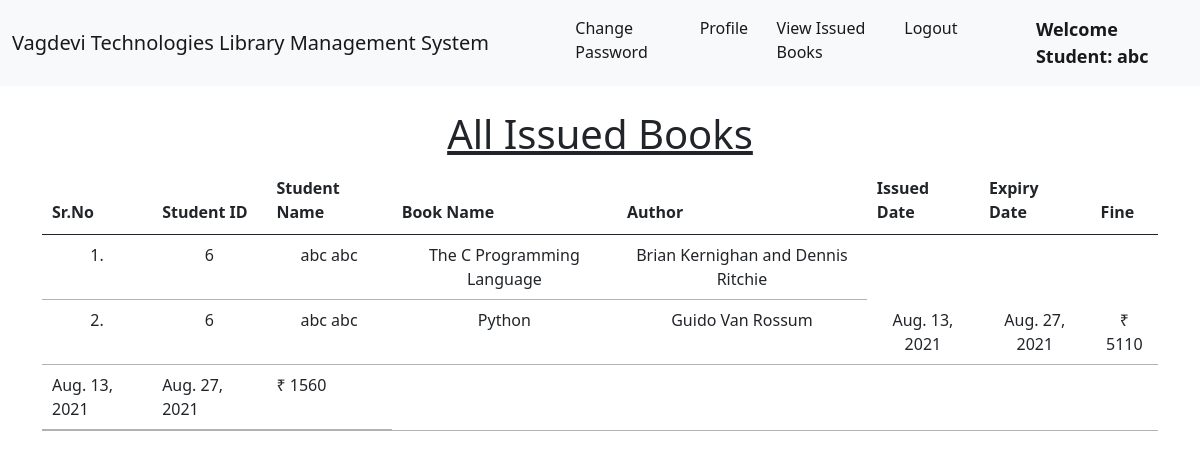
Page /student_issued_books/ (signed in) on the committed database.
### library/models.py (models this page shows, shortened)
class Book(models.Model):
    name = models.CharField(max_length=200)
    author = models.CharField(max_length=200)
    isbn = models.PositiveIntegerField()
    category = models.CharField(max_length=50)

class IssuedBook(models.Model):
    student_id = models.CharField(max_length=100, blank=True)
    isbn = models.CharField(max_length=13)
    issued_date = models.DateField(auto_now=True)
    expiry_date = models.DateField(default=expiry)

### library/views.py (the view)
# urls.py: path("student_issued_books/", views.student_issued_books, name="student_issued_books"),
@login_required(login_url = '/student_login')
def student_issued_books(request):
    student = Student.objects.filter(user_id=request.user.id)
    issuedBooks = IssuedBook.objects.filter(student_id=student[0].user_id)
    li1 = []
    li2 = []
    for i in issuedBooks:
        books = Book.objects.filter(isbn=i.isbn)
        for book in books:
            t=(request.user.id, request.user.get_full_name, book.name,book.author)
            li1.append(t)
        days=(date.today()-i.issued_date)
        d=days.days
        fine=0
        if d>15:
            day=d-14
            fine=day*5
        t=(issuedBooks[0].issued_date, issuedBooks[0].expiry_date, fine)
        li2.append(t)
    return render(request,'student_issued_books.html',{'li1':li1, 'li2':li2})

### library/templates/student_issued_books.html (shortened to what this page needs)
{% extends 'student_navbar.html' %}
{% load static %}
{% block body %}
<div class="container mt-4">
    <h1 class="text-center"><u>All Issued Books</u></h1>
    <table class="table table-hover" id="example">
        <thead>
            <tr class="text-center">
                <th>Sr.No</th>
                <th>Student ID</th>
                <th>Student Name</th>
                <th>Book Name</th>
                <th>Author</th>
                <th>Issued Date</th>
                <th>Expiry Date</th>
                <th>Fine</th>
            </tr>
        </thead>
        <tbody>
            {% for i in li1 %}
            <tr class="text-center">
                <td>{{forloop.counter}}.</td>
                <td>{{i.0}}</td>
                <td>{{i.1}}</td>
                <td>{{i.2}}</td>
                <td>{{i.3}}</td>
                {% endfor %}
                {% for i in li2 %}
                <td>{{i.0}}</td>
                <td>{{i.1}}</td>
                <td>₹ {{i.2}}</td>
            </tr>
            {% endfor %}
        </tbody>
    </table>
    </div>
{% endblock %}

### library/templates/student_navbar.html (shortened to what this page needs)
<!doctype html>
<html lang="en">
  <head>
    <link href="https://cdn.jsdelivr.net/npm/bootstrap@5.1.0/dist/css/bootstrap.min.css" rel="stylesheet">
    <link rel="stylesheet" href="https://cdn.datatables.net/1.10.25/css/jquery.dataTables.min.css">
    <link rel="stylesheet" href="https://cdn.datatables.net/buttons/1.7.1/css/buttons.dataTables.min.css">
  </head>
  <body>
    <nav class="navbar navbar-expand-lg navbar-light bg-light sticky-top">
        <div class="container-fluid">
          <a class="navbar-brand" href="#">Vagdevi Technologies Library Management System</a>
          <div class="collapse navbar-collapse" id="navbarSupportedContent">
            <ul class="navbar-nav me-auto mb-2 mb-lg-0">
              <li class="nav-item">
                <a class="nav-link active" aria-current="page" href="/change_password/">Change Password</a>
              </li>
              <li class="nav-item">
                <a class="nav-link active" aria-current="page" href="/profile/">Profile</a>
              </li>
              <li class="nav-item">
                <a class="nav-link active" aria-current="page" href="/student_issued_books/">View Issued Books</a>
              </li>
              <li class="nav-item">
                <a class="nav-link active" aria-current="page" href="/logout/">Logout</a>
              </li>
              <li class="nav-item">
                <a style="font-weight:600; font-family:'Segoe UI', Tahoma, Geneva, Verdana, sans-serif; font-size: large;" class="nav-link active" href="#">Welcome Student: {{request.user}}</a>
              </li>
            </ul>
          </div>
        </div>
      </nav>
      {% block body %}
      {% endblock %}
  </body>
</html>

### rows in the picture
Book: name "The C Programming Language", author "Brian Kernighan and Dennis Ritchie"
Book: name "Python", author "Guido Van Rossum"
IssuedBook: issued_date "Aug. 13, 2021" "Aug. 13, 2021", expiry_date "Aug. 27, 2021" "Aug. 27, 2021"

### other values in the picture
{{ request.user }} "abc"
{{ i.0 }} "6" "6"
{{ i.1 }} "abc abc" "abc abc"
{{ i.2 }} "5110" "1560"
